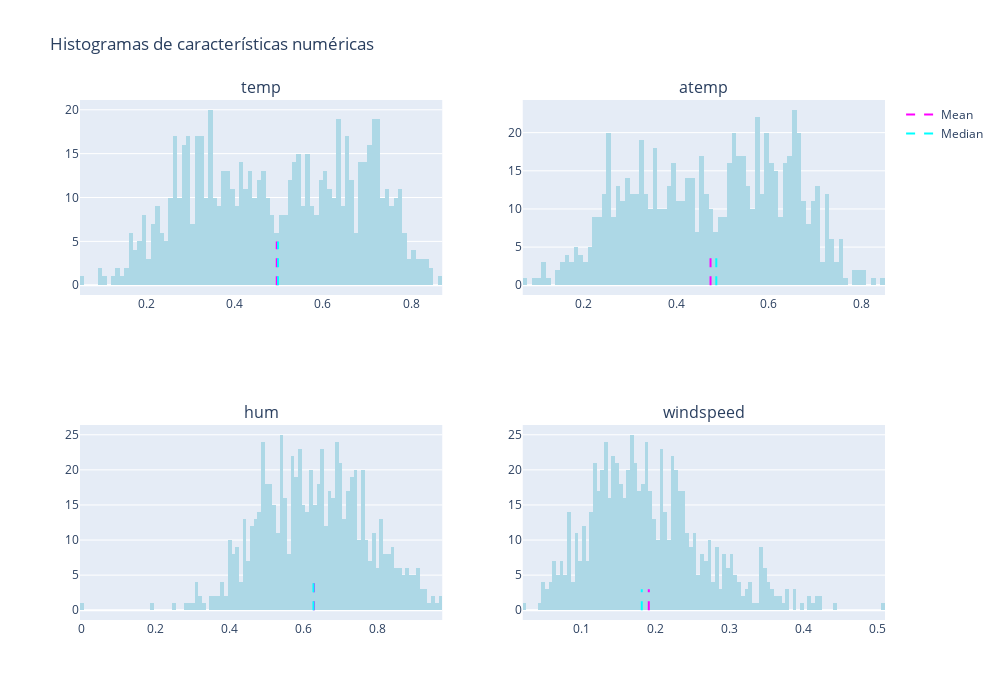

The cell this chart's notebook holds for it:
### Markdown cell above
Los gráficos muestran que el número de rentas diarias varía desde 0 hasta poco más de 3,400. Sin embargo, la media (y la mediana) del número de rentas diarias está más cerca del extremo inferior de ese rango, con la mayoría de los datos entre 0 y alrededor de 2,200 rentas. Los pocos valores por encima de esto se muestran en el diagrama de caja como pequeños círculos, lo que indica que son valores atípicos; en otras palabras, valores inusualmente altos o bajos que están fuera del rango típico de la mayoría de los datos.

Podemos hacer el mismo tipo de exploración visual con las características numéricas. Vamos a crear un histograma para cada una de ellas.

### Code cell
from plotly.subplots import make_subplots
import plotly.graph_objects as go

# Creamos una figura con 2 filas y 2 columnas para los histogramas
fig = make_subplots(rows=2, cols=2, subplot_titles=numeric_features)

# Recorremos cada característica numérica para graficar su histograma
for i, col in enumerate(numeric_features):
    feature = bike_data[col]
    row = i // 2 + 1  # Calcula la fila del subplot
    col_pos = i % 2 + 1  # Calcula la columna del subplot

    # Histograma de la característica
    hist = go.Histogram(
        x=feature, nbinsx=100, name=col, marker_color='lightblue', showlegend=False
    )
    # Línea de la media
    mean_line = go.Scatter(
        x=[feature.mean(), feature.mean()],
        y=[0, feature.value_counts().max()],
        mode='lines',
        name='Mean',
        line=dict(color='magenta', dash='dash'),
        showlegend=(i == 0)  # Solo muestra la leyenda una vez
    )
    # Línea de la mediana
    median_line = go.Scatter(
        x=[feature.median(), feature.median()],
        y=[0, feature.value_counts().max()],
        mode='lines',
        name='Median',
        line=dict(color='cyan', dash='dash'),
        showlegend=(i == 0)
    )
    # Agrega los trazos al subplot correspondiente
    fig.add_trace(hist, row=row, col=col_pos)
    fig.add_trace(mean_line, row=row, col=col_pos)
    fig.add_trace(median_line, row=row, col=col_pos)

# Ajusta el diseño y muestra la figura
fig.update_layout(height=700, width=1000, title_text='Histogramas de características numéricas')
fig.show()

### Figure 1 — Plotly figure (JSON) as saved in the notebook; plotly's stock layout.template omitted (floating-point values rounded to 4 significant figures; data arrays with more than 128 entries replaced by an {"elided": "..."} marker saying what was removed)
{"data": [{"marker": {"color": "lightblue"}, "name": "temp", "nbinsx": 100, "showlegend": false, "type": "histogram", "x": {"elided": "731 float values"}, "xaxis": "x", "yaxis": "y"}, {"line": {"color": "magenta", "dash": "dash"}, "mode": "lines", "name": "Mean", "showlegend": true, "type": "scatter", "x": [0.4954, 0.4954], "xaxis": "x", "y": [0, 5], "yaxis": "y"}, {"line": {"color": "cyan", "dash": "dash"}, "mode": "lines", "name": "Median", "showlegend": true, "type": "scatter", "x": [0.4983, 0.4983], "xaxis": "x", "y": [0, 5], "yaxis": "y"}, {"marker": {"color": "lightblue"}, "name": "atemp", "nbinsx": 100, "showlegend": false, "type": "histogram", "x": {"elided": "731 float values"}, "xaxis": "x2", "yaxis": "y2"}, {"line": {"color": "magenta", "dash": "dash"}, "mode": "lines", "name": "Mean", "showlegend": false, "type": "scatter", "x": [0.4744, 0.4744], "xaxis": "x2", "y": [0, 4], "yaxis": "y2"}, {"line": {"color": "cyan", "dash": "dash"}, "mode": "lines", "name": "Median", "showlegend": false, "type": "scatter", "x": [0.4867, 0.4867], "xaxis": "x2", "y": [0, 4], "yaxis": "y2"}, {"marker": {"color": "lightblue"}, "name": "hum", "nbinsx": 100, "showlegend": false, "type": "histogram", "x": {"elided": "731 float values"}, "xaxis": "x3", "yaxis": "y3"}, {"line": {"color": "magenta", "dash": "dash"}, "mode": "lines", "name": "Mean", "showlegend": false, "type": "scatter", "x": [0.6279, 0.6279], "xaxis": "x3", "y": [0, 4], "yaxis": "y3"}, {"line": {"color": "cyan", "dash": "dash"}, "mode": "lines", "name": "Median", "showlegend": false, "type": "scatter", "x": [0.6267, 0.6267], "xaxis": "x3", "y": [0, 4], "yaxis": "y3"}, {"marker": {"color": "lightblue"}, "name": "windspeed", "nbinsx": 100, "showlegend": false, "type": "histogram", "x": {"elided": "731 float values"}, "xaxis": "x4", "yaxis": "y4"}, {"line": {"color": "magenta", "dash": "dash"}, "mode": "lines", "name": "Mean", "showlegend": false, "type": "scatter", "x": [0.1905, 0.1905], "xaxis": "x4", "y": [0, 3], "yaxis": "y4"}, {"line": {"color": "cyan", "dash": "dash"}, "mode": "lines", "name": "Median", "showlegend": false, "type": "scatter", "x": [0.181, 0.181], "xaxis": "x4", "y": [0, 3], "yaxis": "y4"}], "layout": {"annotations": [{"font": {"size": 16}, "showarrow": false, "text": "temp", "x": 0.225, "xanchor": "center", "xref": "paper", "y": 1, "yanchor": "bottom", "yref": "paper"}, {"font": {"size": 16}, "showarrow": false, "text": "atemp", "x": 0.775, "xanchor": "center", "xref": "paper", "y": 1, "yanchor": "bottom", "yref": "paper"}, {"font": {"size": 16}, "showarrow": false, "text": "hum", "x": 0.225, "xanchor": "center", "xref": "paper", "y": 0.375, "yanchor": "bottom", "yref": "paper"}, {"font": {"size": 16}, "showarrow": false, "text": "windspeed", "x": 0.775, "xanchor": "center", "xref": "paper", "y": 0.375, "yanchor": "bottom", "yref": "paper"}], "height": 700, "title": {"text": "Histogramas de características numéricas"}, "width": 1000, "xaxis": {"anchor": "y", "domain": [0, 0.45]}, "xaxis2": {"anchor": "y2", "domain": [0.55, 1]}, "xaxis3": {"anchor": "y3", "domain": [0, 0.45]}, "xaxis4": {"anchor": "y4", "domain": [0.55, 1]}, "yaxis": {"anchor": "x", "domain": [0.625, 1]}, "yaxis2": {"anchor": "x2", "domain": [0.625, 1]}, "yaxis3": {"anchor": "x3", "domain": [0, 0.375]}, "yaxis4": {"anchor": "x4", "domain": [0, 0.375]}}}
